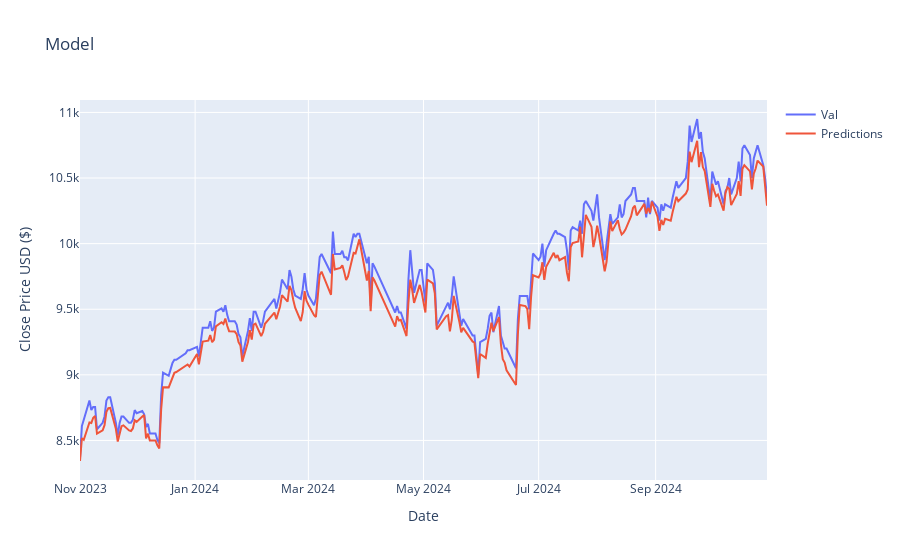

The notebook cell this image was saved under:
### Code cell
from plotly import graph_objs as go

fig = go.Figure()

fig.add_trace(go.Scatter(x=valid['date'], y=valid['Close'], mode='lines', name='Val'))
fig.add_trace(go.Scatter(x=valid['date'], y=valid['Predictions'], mode='lines', name='Predictions'))

fig.update_layout(title='Model',
                        xaxis_title='Date',
                        yaxis_title='Close Price USD ($)')
fig.show()

### Figure 1 — Plotly figure (JSON) as saved in the notebook; plotly's stock layout.template omitted (floating-point values rounded to 4 significant figures; data arrays with more than 128 entries replaced by an {"elided": "..."} marker saying what was removed)
{"data": [{"mode": "lines", "name": "Val", "type": "scatter", "x": {"elided": "238 str values"}, "y": {"elided": "238 float values"}}, {"mode": "lines", "name": "Predictions", "type": "scatter", "x": {"elided": "238 str values"}, "y": {"elided": "238 float values"}}], "layout": {"title": {"text": "Model"}, "xaxis": {"title": {"text": "Date"}}, "yaxis": {"title": {"text": "Close Price USD ($)"}}}}
